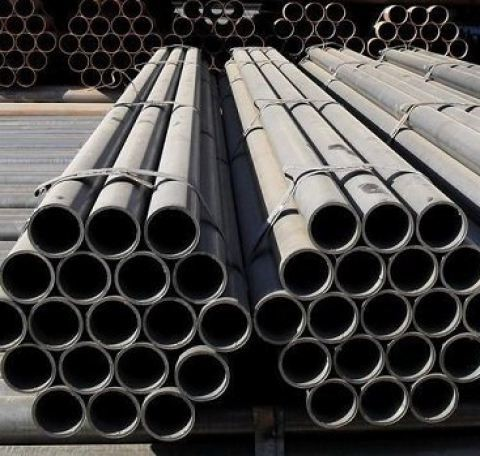
#> input picture DP/image.jpg, 480 x 456 px
$ python DP.py
#> lines starting #> are read from the running program, lines starting #| are printed output that depends on the picture; after the words box and inside, x2 and y2 are one past the last pixel; in counts of white or black regions, pixels touching at a corner belong together
import cv2
import numpy as np

"""
____________________________________________________

Функции реализации метода LBP
____________________________________________________

"""
# Поиск LBP
def LBP(i, j, photo):
    st=[]
    lbp=0
    px = [(i-1, j),
          (i-1, j+1),
          (i, j+1),
          (i+1, j+1),
          (i+1, j),
          (i+1, j-1),
          (i, j-1),
          (i-1, j-1)]

    if 0<i<len(photo)-1 and 0<j<len(photo[0])-1:
        for i1, j1 in px:
            if photo[i1, j1]>photo[i, j]:
                st.append(1)
            else:
                st.append(0)
        for i in range (len(st)):
            lbp+=st[i]*2**(len(st)-1-i)
        return(lbp)
    else:
        return 0

# Составление матрицы LBP
def LBP_Matrix(photo):
    LBP_img=np.full((len(photo), len(photo[0])), np.nan)
    for i in range (1, len(photo)-1):
        for j in range (1, len(photo[0])-1):
            LBP_img[i, j]=LBP(i, j, photo)
    return LBP_img

# Состевление гистограммы для объекта
def LBP_Ghist(LBP_img):
    ghistogramm=np.zeros(256)
    for i in range(256):
        ghistogramm[i]=np.count_nonzero(LBP_img == i)
    return ghistogramm

# Нормализация гистограммы объекта
def LBP_Ghist_normalization(ghistogramm):
    return ghistogramm/np.sum(ghistogramm)

# Сраванение гистограмм
def chi_square(hist1, hist2, epsilon=1e-10):
    return np.sum((hist1 - hist2) ** 2 / (hist1 + hist2 + epsilon))

"""
____________________________________________________

Остальные функции
____________________________________________________

"""

def template_search(image, template):

    w, h = template.shape[::-1]

    result = cv2.matchTemplate(image, template, cv2.TM_CCOEFF_NORMED)
    threshold = 0.4
    locations = np.where(result >= threshold)
    count = 0
    rectangles = []

    for pt in zip(*locations[::-1]):
        rectangles.append([pt[0], pt[1], w, h])
        rectangles.append([pt[0], pt[1], w, h])

    rectangles, weights = cv2.groupRectangles(rectangles, 1, 0.5)
    count=len(rectangles)
    return rectangles, count


def drawing_rec(image, rectangles):
    for (x, y, w, h) in rectangles:
        cv2.rectangle(image, (x,y), (x+w,y+h), 150, 2)
    return image


def cheking(image, rectangle, ghist1):
    x=rectangle[0]
    y=rectangle[1]
    w=rectangle[2]
    h=rectangle[3]
    img=image[y:y+h, x:x+w]
    img=LBP_Matrix(img)
    ghist=LBP_Ghist_normalization(LBP_Ghist(img))
    if chi_square(ghist, ghist1, epsilon=1e-10) < 0.15:
        return True, rectangle
    else:
        return False, rectangle

"""
____________________________________________________

Функции предобработки изображения
____________________________________________________

"""
def sobel(image):

    Gx = np.array([[-1, 0, 1],
                   [-2, 0, 2],
                   [-1, 0, 1]])

    Gy = np.array([[-1, -2, -1],
                   [0, 0, 0],
                   [1, 2, 1]])

    h, w = image.shape

    M = np.zeros_like(image, dtype=np.float64)

    for i in range(1, h - 1):
        for j in range(1, w - 1):
            region = image[i-1:i+2, j-1:j+2]
            gx = np.sum(region * Gx)
            gy = np.sum(region * Gy)
            M[i, j] = np.sqrt(gx**2 + gy**2)
    M = (M / M.max()) * 255
    M = M.astype(np.uint8)
    return M

def ad_cont(M, a):
    h, w = M.shape
    M1 = np.zeros((h, w), dtype=np.uint8)
    for i in range(0, h - a + 1, a):
        for j in range(0, w - a + 1, a):
            block = M[i:i+a, j:j+a]
            p = np.mean(block)
            M1[i:i+a, j:j+a] = (block > p).astype(np.uint8) * 255
    return M1


"""
____________________________________________________

Конец раздела функций
____________________________________________________

"""

# Ввод изображения и обьекта
image_RGB = cv2.imread("image.jpg")
#> image_RGB is the input picture: shape (456, 480, 3); mean B, G, R 67.9, 69.4, 71.5
image_RGB_copy=np.copy(image_RGB)
template_RGB = cv2.imread("image1.jpg")
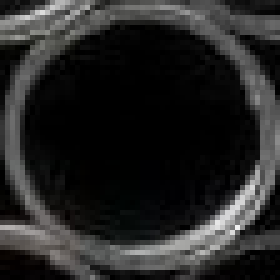
#> input picture DP/image1.jpg, 56 x 56 px (shown 5 times larger)
#> template_RGB is the input picture: shape (56, 56, 3); mean B, G, R 37.4, 37.8, 37.9
itemplate_RGB_copy=np.copy(template_RGB)

image=cv2.cvtColor(image_RGB, cv2.COLOR_BGR2GRAY)
template=cv2.cvtColor(template_RGB, cv2.COLOR_BGR2GRAY)

# Предобработка
image = cv2.GaussianBlur(image, (5, 5), 41)
Magnitude_im = sobel(image)
#> after the loop in sobel, `for i in range(1, h - 1):`:
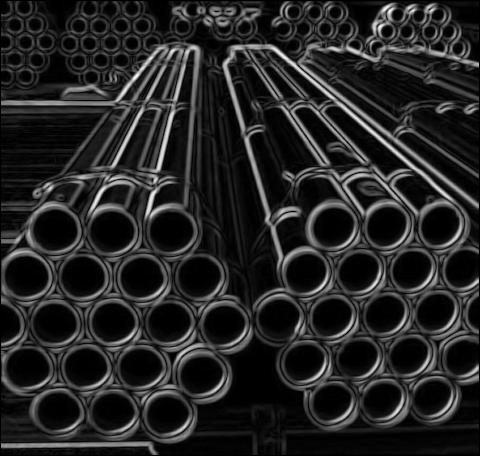
#> M: shape (456, 480) float64; min 0, max 398.8, mean 59.7; drawn with min black and max white
cv2.imwrite('Magnitude_im.jpg', Magnitude_im)
Borders_im=ad_cont(Magnitude_im, max(len(template), len(template[0])))
#> after the loop in ad_cont, `for i in range(0, h - a + 1, a):`:
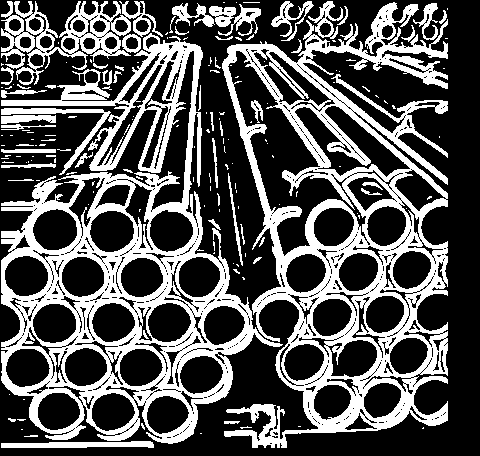
#> M1: shape (456, 480); 33.6% white; 169 white regions (114 under 20 px), largest, box (x1, y1, x2, y2) and area: (222, 2, 448, 448) 31109, (1, 33, 283, 444) 30532, (1, 1, 163, 85) 4028
cv2.imwrite('Borders_im.jpg', Borders_im)

template = cv2.GaussianBlur(template, (5, 5), 41)
Magnitude_te = sobel(template)
cv2.imwrite('Magnitude_te.jpg', Magnitude_te)
Borders_te=ad_cont(Magnitude_te, max(len(template), len(template[0])))
#> after the loop in ad_cont (call 2), `for i in range(0, h - a + 1, a):`: M1: shape (56, 56); 40.8% white; 2 white regions, box (x1, y1, x2, y2) and area: (1, 1, 55, 55) 1245, (43, 1, 55, 5) 33
cv2.imwrite('Borders_te.jpg', Borders_te)

# Шаблонный поиск для изображения
rectangles, count_template_search=template_search(Magnitude_im, Magnitude_te)
#> in template_search, `result = cv2.matchTemplate(image, template, cv2.TM_CCOEFF_NORMED)`:
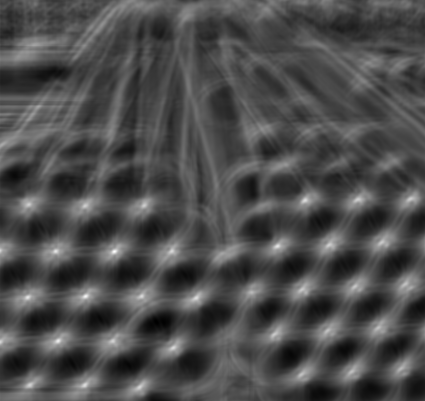
#> result: shape (401, 425) float32; min -0.38, max 0.89, mean 0.000236; drawn with min black and max white
#> in template_search, `locations = np.where(result >= threshold)`: locations = 2040 positions, rows 44 to 391, columns 0 to 416
#> the loop in template_search, `for pt in zip(*locations[::-1]):` made 2040 passes
#> pt on passes 1 to 3: (33, 44), (34, 44), (35, 44)
#> after the loop in template_search, `for pt in zip(*locations[::-1]):`: rectangles = 4080 items, first 6: [33, 44, 56, 56], [33, 44, 56, 56], [34, 44, 56, 56], [34, 44, 56, 56], [35, 44, 56, 56], [35, 44, 56, 56]
#> in template_search, `rectangles, weights = cv2.groupRectangles(rectangles, 1, 0.5)`: rectangles = 38 rows, first 6: [34, 45, 56, 56], [38, 106, 56, 56], [2, 144, 56, 56], [411, 199, 56, 56], [305, 200, 56, 56], [358, 200, 56, 56]; weights = 38 values, max 168 at index 23, min 10 at index 1, mean 107.4
#> in template_search, `count=len(rectangles)`: count = 38
#> count_template_search = 38
image_rec_temp = drawing_rec(image_RGB_copy, rectangles)
#> the loop in drawing_rec, `for (x, y, w, h) in rectangles:` made 38 passes
#> (x, y) on passes 1 to 12: (34, 45), (38, 106), (2, 144), (411, 199), (305, 200), (358, 200), (28, 203), (144, 204), (85, 205), (383, 242), (330, 244), (278, 246)
#> after the loop in drawing_rec, `for (x, y, w, h) in rectangles:`:
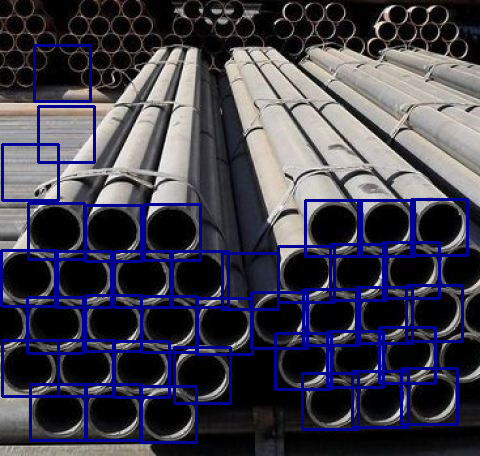
#> image: shape (456, 480, 3); mean B, G, R 77.9, 63.5, 65.5
print("Найдено объектов после шаблонного поиска:", count_template_search)
#| Найдено объектов после шаблонного поиска: 38
cv2.imwrite('Template_search.jpg', image_rec_temp)

# Поиск гистограммы объекта
LBP_img=LBP_Matrix(template)
#> in LBP_Matrix, `LBP_img=np.full((len(photo), len(photo[0])), np.nan)`: LBP_img: shape (56, 56) float64; every value is NaN or infinite
#> the loop in LBP_Matrix, `for i in range (1, len(photo)-1):` made 54 passes
#> after the loop in LBP_Matrix, `for i in range (1, len(photo)-1):`:
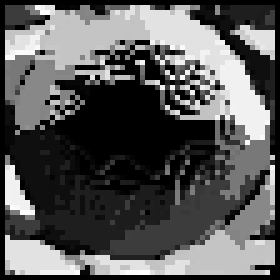
#> LBP_img: shape (56, 56) float64 (shown 5 times larger); 7.02% of the values are NaN or infinite; the others: min 0, max 253, mean 94.76; drawn with min black, max white, NaN and infinite black
ghist1=LBP_Ghist_normalization(LBP_Ghist(LBP_img))

# Проверка шаблонного поиска
rectangles_new=[]
count_after_cheking = 0
for rectangle in rectangles:
    check, rectangle = cheking(image, rectangle, ghist1)
    if check is True:
        count_after_cheking += 1
        rectangles_new.append(rectangle)
#> this loop made 38 passes
#> rectangle on passes 1 to 12: [34, 45, 56, 56], [38, 106, 56, 56], [2, 144, 56, 56], [411, 199, 56, 56], [305, 200, 56, 56], [358, 200, 56, 56], [28, 203, 56, 56], [144, 204, 56, 56], [85, 205, 56, 56], [383, 242, 56, 56], [330, 244, 56, 56], [278, 246, 56, 56]
#> pass 2, in cheking (call 2), `img=LBP_Matrix(img)`:
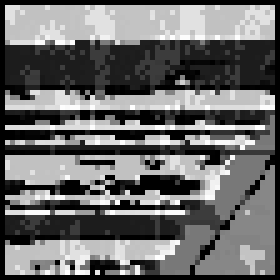
#> img: shape (56, 56) float64 (shown 5 times larger); 7.02% of the values are NaN or infinite; the others: min 0, max 255, mean 114.9; drawn with min black, max white, NaN and infinite black
image_rec_check = drawing_rec(image_RGB, rectangles_new)
#> the loop in drawing_rec (call 2), `for (x, y, w, h) in rectangles:` made 35 passes

print("Найдено объектов после проверки:", count_after_cheking)
#| Найдено объектов после проверки: 35
cv2.imwrite('Check.jpg', image_rec_check)
